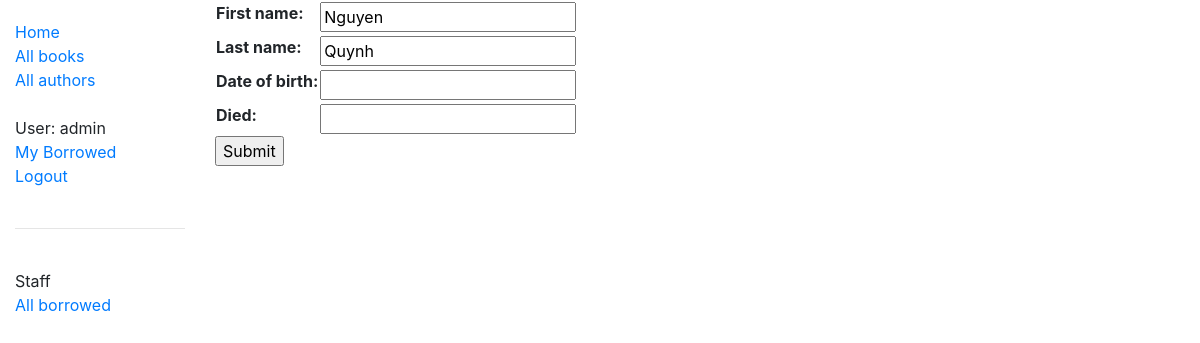
Before: /catalog/author/3/update/ (signed in) with the older database file.
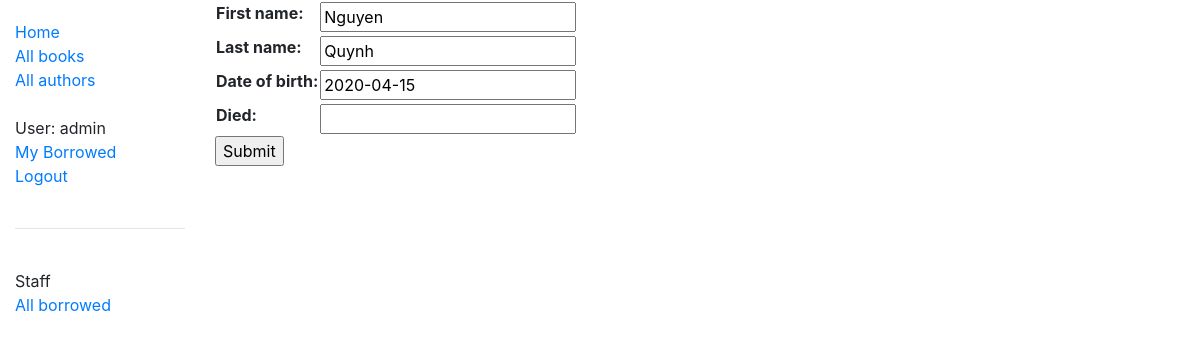
After: the same page with the newer database file.
### catalog/models.py (models this page shows, shortened)
class Author(models.Model):
    first_name = models.CharField(max_length=100)
    last_name = models.CharField(max_length=100)
    date_of_birth = models.DateField(null=True, blank=True)
    date_of_death = models.DateField("died", null=True, blank=True)
    class Meta:
        ordering = ["last_name", "first_name"]

### catalog/views.py (the view)
# urls.py: path('author/<int:pk>/update/', views.AuthorUpdate.as_view(), name='author_update'),
class AuthorUpdate(UpdateView):
    model = Author
    fields = ['first_name', 'last_name', 'date_of_birth', 'date_of_death']

### catalog/templates/catalog/author_form.html (shortened to what this page needs)
{% extends "base_generic.html" %}
{% block content %}
  <form action="" method="post">
    <table>
    {{ form.as_table }}
    </table>
    <input type="submit" value="Submit">
  </form>
{% endblock %}

Changed rows visible on the page:
changed Author "Nguyen": date_of_birth (not shown) → "2020-04-15"
